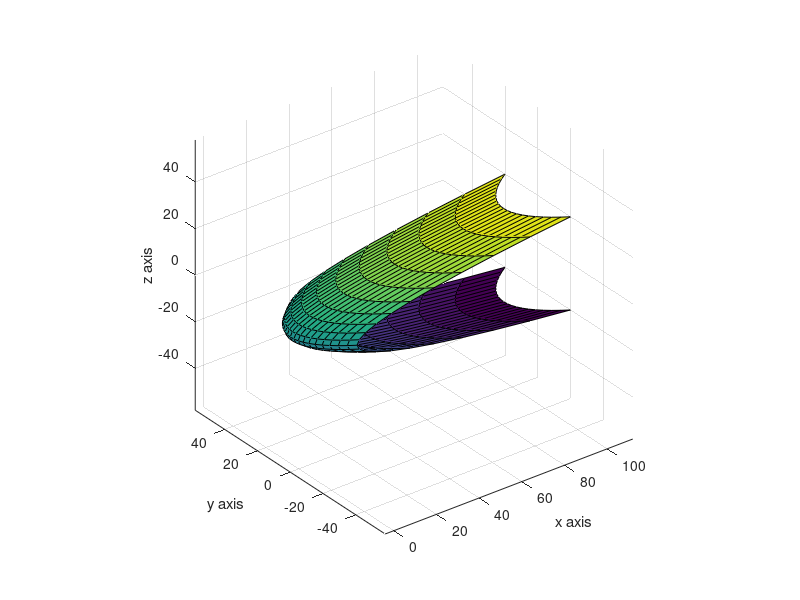

The MATLAB script that drew this image: (Note: this script raises an error after producing the figure.)
%%graficar la superficie 
[Z,Y]=meshgrid(-20:2:20,-20:2:20);
a=4;
q=5;
r=2;
X=((Z/r).^2+(Y/q).^2)-a;
surf(X,Y,Z)
hold on;
axis equal;
xlabel("x axis")
ylabel("y axis")
zlabel("z axis")
%%
z0=0;
y0=0;
xk1=0;
s=@(a,xk,X0)(a*(sqrt(xk+X0)));
dibujarelipse(s(q,xk1,a),s(r,xk1,a),z0,y0,xk1);
%%
h=-1;
c=2;
m=3;
n=5;
[x,y,z]=ellipsoid(h,0,0,c,m,n,30);
surf(x,y,z);
hold on;
axis equal;
xlabel("x axis")
ylabel("y axis")
zlabel("z axis")
%% trazas elipse
z0=0;
y0=0;
xk1=0;
s=@(m,c,h,xk)((m/c)*(sqrt(c^2-(xk-h)^2)));
dibujarelipse(s(m,c,h,xk1),s(n,c,h,xk1),z0,y0,xk1);
hold on;
xlabel("x axis")
ylabel("y axis")
zlabel("z axis")